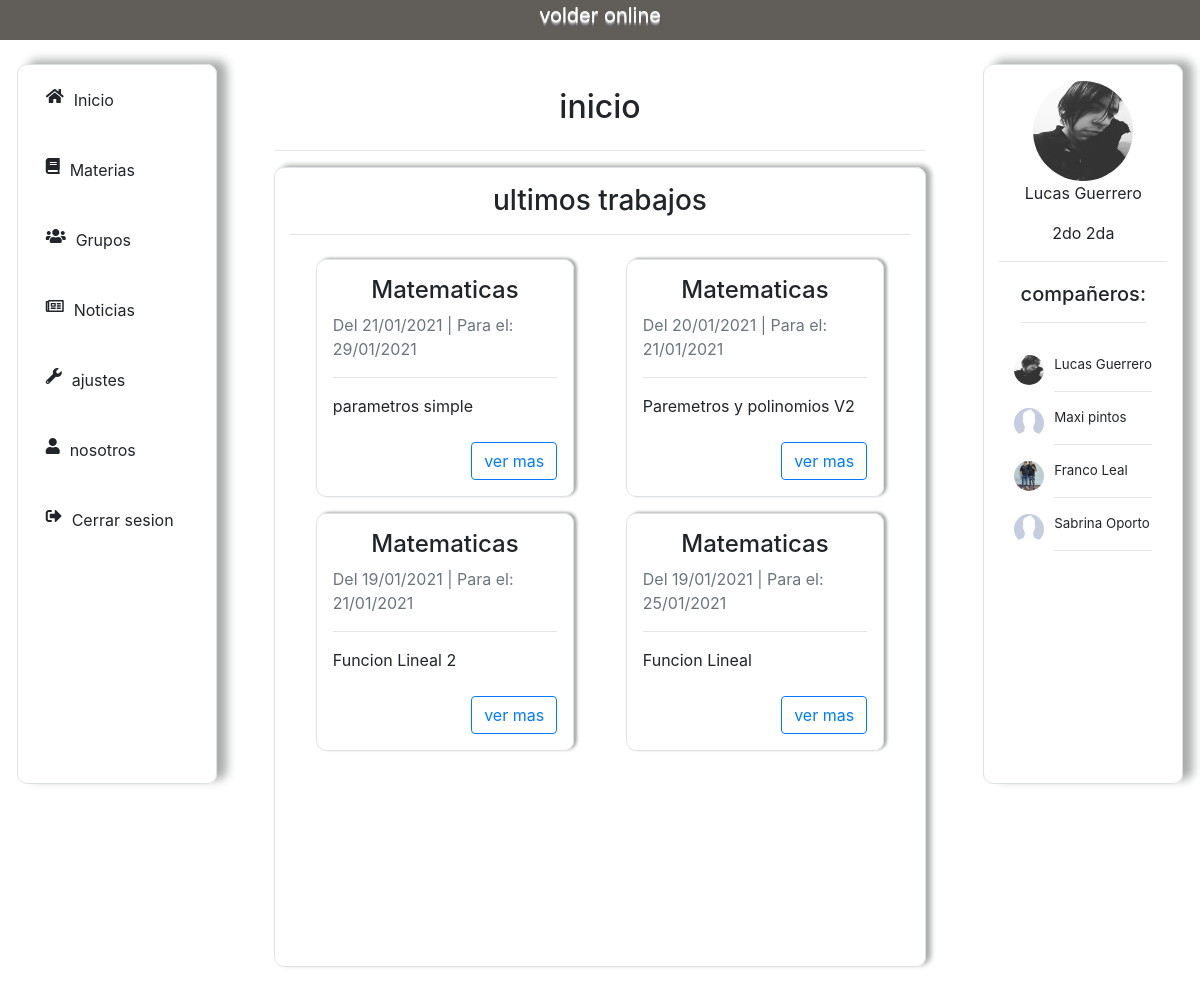
/estudiante/ (signed in), run on the app's committed database.
### usuarios/models.py (models this page shows, shortened)
class Trabajo(models.Model):
    titulo = models.CharField(max_length=50)
    materia = models.ForeignKey(Materia, on_delete = models.CASCADE, null=True, blank=True)
    fecha_de_subida = models.DateTimeField(auto_now_add=True)
    fecha_de_entrega = models.DateTimeField(auto_now_add=False)
    tipo_de_trabajo = models.ForeignKey(TipoDeTarea, on_delete = models.CASCADE, null=True, blank=True)
    consigna = models.CharField(max_length=50)
    contenido = models.TextField()
    fuentes = models.CharField(max_length=50)
    def __str__(self):
        return self.titulo

class Materia(models.Model):
    nombre = models.CharField(max_length=50)
    curso = models.ForeignKey(Cursoos, on_delete = models.CASCADE, null=True, blank=True)
    profesor = models.ForeignKey(Profesor, on_delete = models.CASCADE, null=True, blank=True)
    trabajos_entregados = models.IntegerField(null=True, blank=True)
    @property
    def total_trabajos(self):
        trabajos = self.trabajo_set.all()
        total_trabajos = sum([1 for trabajo in trabajos])
        return total_trabajos

class Estudiante(models.Model):
    user = models.OneToOneField(User, on_delete = models.CASCADE)
    nombre = models.CharField(max_length=50)
    apellido = models.CharField(max_length=50)
    dni = models.IntegerField(unique=True)
    curso = models.ForeignKey(Cursoos, on_delete = models.CASCADE, null=True, blank=True)
    foto =  models.ImageField(upload_to="fotos_de_perfil/estudiante", null=True, blank=True)
    def __str__(self):
        nombre_y_apellido = self.nombre + " " + self.apellido
        return nombre_y_apellido
    @property
    def imageURL(self):
        try:
            url = self.foto.url
        except:
            url = "/static/img/fotoPerfil.jpg"
        return url

class Cursoos(models.Model):
    curso = models.CharField(max_length=10, null=True, blank=True)
    division = models.CharField(max_length=10, null=True, blank=True)

### volder_app/decorators.py (the view)
        def wrapper(request, *args, **kwargs):
            if not hasattr(request.user, self.attribute):
                return redirect(self.redirect_to_url, **self.args_dict_to_redirect)
            return view(request, *args, **kwargs)

### usuarios/models.py (called while the page is built)
    def __str__(self):
        nombre_y_apellido = self.nombre + " " + self.apellido
        return nombre_y_apellido

### volder_app/views.py (called while the page is built)
@RequiredUserAttribute(attribute = 'estudiante', redirect_to_url = '/profesor/')
def main(request):
        ultimos_trabajos = Trabajo.objects.all().order_by("-fecha_de_subida")
        id_curso = request.user.estudiante.curso.id
        materias = Materia.objects.filter(curso=id_curso)
        compañero = Estudiante.objects.filter(curso=id_curso)
        cont = {
            "ultimos_trabajo":ultimos_trabajos,
            "materias":materias,
            "compañero":compañero,
        }
        return render(request, "volder/main.html",cont)

### volder_app/templates/volder/main.html (shortened to what this page needs)
{% extends 'volder/base.html' %}
{% load static %}
{% block content %}
<div class="mid-contenido-animacion col-10 col-md-7 mx-auto my-4 px-4">
    <h2 id="inicio" class="text-center my-4">inicio</h2> <hr>
    <div class="tarea tarea-animacion col-12 col-md-12  border mx-auto my-2" >
        <h3 class="text-center col-12 pt-3">ultimos trabajos</h3> <hr>
        <div class="row">
            {% for trabajo in ultimos_trabajo %}
                {% if trabajo.materia.curso == user.estudiante.curso %}
                    <div class="trabajos trabajos-animacion col-10 col-md-5 border my-2 mx-auto p-3">
                        <h4 class="titulo text-center">{{trabajo.materia.nombre}}</h4>
                        <p class="subitutlo text-muted">Del {{trabajo.fecha_de_subida|date:'d/m/Y'}} | Para el: {{trabajo.fecha_de_entrega|date:'d/m/Y'}}</p><hr>
                        <span>  {{trabajo}}  </span><br><br>
                        <a href="{% url 'trabajo' trabajo.id %}" class="btn btn-outline-primary float-right">ver mas</a>
                    </div>
                {% endif %}
            {% endfor %}
        </div>
    </div>
</div>
{% include 'volder/perfil_alumno.html' %}
{% endblock %}

### volder_app/templates/volder/perfil_alumno.html
{% load static %}
<div id="container"class="container container-animacion col-10 col-md-2 my-4 border" style=" box-shadow: 10px -4px 10px rgb(171, 173, 173);">
    <div class="perfil">
        <img class="foto mt-3" src="{{user.estudiante.imageURL}}">
        <div class="nombre">
            <p>{{user.estudiante.nombre}} {{user.estudiante.apellido}}</p>
        </div>
        <div class="curso">
            <p>{{user.estudiante.curso.curso}} {{user.estudiante.curso.division}}</p>
        </div>
    </div><hr>
    <div class="compañeros compañeros-animacion row py-1">
        <div class="mx-auto mb-3">
            <h5>compañeros: </h5><hr>
        </div>
        {% for compañero in compañero %}
            <div class="perfil col-6 col-md-12">
                <img class="foto-compañeros" src="{{compañero.imageURL}}">
                <div class="nick">
                    <p>{{compañero}}</p><hr>
                </div>
            </div>
        {% endfor %}
    </div>
</div>

### volder_app/static/css/estudiante/main.css (style rules this page uses)
.row { margin: 0px !important; padding: 0px !important; }
.tarea { height: 800px; overflow-y: auto; scrollbar-color: transparent; scrollbar-width: thin; box-shadow: 5px -2px 5px rgb(171, 173, 173); }
.trabajos { border-radius: 20px; box-shadow: 3px -1px 3px rgb(171, 173, 173); }
.border { border-radius: 10px; }
.contenedor, .container { height: 90vh; overflow-y: auto; scrollbar-color: rgba(0, 0, 0, .5) rgba(0, 0, 0, 0); scrollbar-width: thin; }
#nav, #container, #container-comentario { position: sticky; top: 20px; }
.container .perfil .foto { display:block; margin:auto; height: 100px; width: 100px; border-radius: 50%; }
.container .perfil .nombre, .curso { text-align: center; }
.compañeros .foto-compañeros { display:block; float: left; height: 30px; width: 30px; border-radius: 50%; }
.compañeros .nick { font-size: smaller; margin-left: 40px; }

### volder_app/templates/volder/carga.html (style rules this page uses)
*, *::after,*::before { margin: 0; padding: 0; -webkit-box-sezing: border-box; -moz-box-sezing: border-box; box-sezing: border-box; }

### data on the page
Trabajo: materia.nombre "Matematicas", fecha_de_subida "21/01/2021", fecha_de_entrega "29/01/2021", titulo "parametros simple"
Trabajo: materia.nombre "Matematicas", fecha_de_subida "20/01/2021", fecha_de_entrega "21/01/2021", titulo "Paremetros y polinomios V2"
Trabajo: materia.nombre "Matematicas", fecha_de_subida "19/01/2021", fecha_de_entrega "21/01/2021", titulo "Funcion Lineal 2"
Trabajo: materia.nombre "Matematicas", fecha_de_subida "19/01/2021", fecha_de_entrega "25/01/2021", titulo "Funcion Lineal"
Estudiante: imageURL (picture), nombre+apellido "Lucas Guerrero"
Estudiante: nombre+apellido "Maxi pintos"
Estudiante: imageURL (picture), nombre+apellido "Franco Leal"
Estudiante: nombre+apellido "Sabrina Oporto"

### other printed values
{{ user.estudiante.nombre }} "Lucas"
{{ user.estudiante.apellido }} "Guerrero"
{{ user.estudiante.curso.curso }} "2do"
{{ user.estudiante.curso.division }} "2da"
